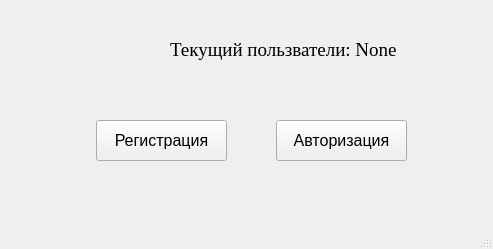
<?xml version="1.0" encoding="UTF-8"?>
<ui version="4.0">
 <class>Start</class>
 <widget class="QMainWindow" name="Start">
  <property name="geometry">
   <rect>
    <x>0</x>
    <y>0</y>
    <width>493</width>
    <height>249</height>
   </rect>
  </property>
  <property name="sizePolicy">
   <sizepolicy hsizetype="Fixed" vsizetype="Fixed">
    <horstretch>0</horstretch>
    <verstretch>0</verstretch>
   </sizepolicy>
  </property>
  <property name="minimumSize">
   <size>
    <width>350</width>
    <height>200</height>
   </size>
  </property>
  <property name="maximumSize">
   <size>
    <width>500</width>
    <height>400</height>
   </size>
  </property>
  <property name="windowTitle">
   <string>MainWindow</string>
  </property>
  <property name="autoFillBackground">
   <bool>false</bool>
  </property>
  <property name="styleSheet">
   <string notr="true"/>
  </property>
  <widget class="QWidget" name="centralwidget">
   <widget class="QPushButton" name="but_login">
    <property name="geometry">
     <rect>
      <x>276</x>
      <y>120</y>
      <width>131</width>
      <height>41</height>
     </rect>
    </property>
    <property name="font">
     <font>
      <pointsize>12</pointsize>
     </font>
    </property>
    <property name="text">
     <string>Авторизация</string>
    </property>
   </widget>
   <widget class="QPushButton" name="but_new_login">
    <property name="geometry">
     <rect>
      <x>96</x>
      <y>120</y>
      <width>131</width>
      <height>41</height>
     </rect>
    </property>
    <property name="font">
     <font>
      <pointsize>12</pointsize>
     </font>
    </property>
    <property name="text">
     <string>Регистрация</string>
    </property>
   </widget>
   <widget class="QLabel" name="label_user">
    <property name="geometry">
     <rect>
      <x>170</x>
      <y>40</y>
      <width>291</width>
      <height>20</height>
     </rect>
    </property>
    <property name="font">
     <font>
      <family>Times New Roman</family>
      <pointsize>14</pointsize>
     </font>
    </property>
    <property name="text">
     <string>Текущий пользватели: None</string>
    </property>
   </widget>
   <widget class="QLabel" name="label_photo">
    <property name="geometry">
     <rect>
      <x>20</x>
      <y>10</y>
      <width>131</width>
      <height>81</height>
     </rect>
    </property>
    <property name="styleSheet">
     <string notr="true">image: url(:/newPrefix/default_user.png);</string>
    </property>
    <property name="text">
     <string/>
    </property>
   </widget>
  </widget>
  <widget class="QStatusBar" name="statusbar"/>
 </widget>
 <resources/>
 <connections/>
</ui>
